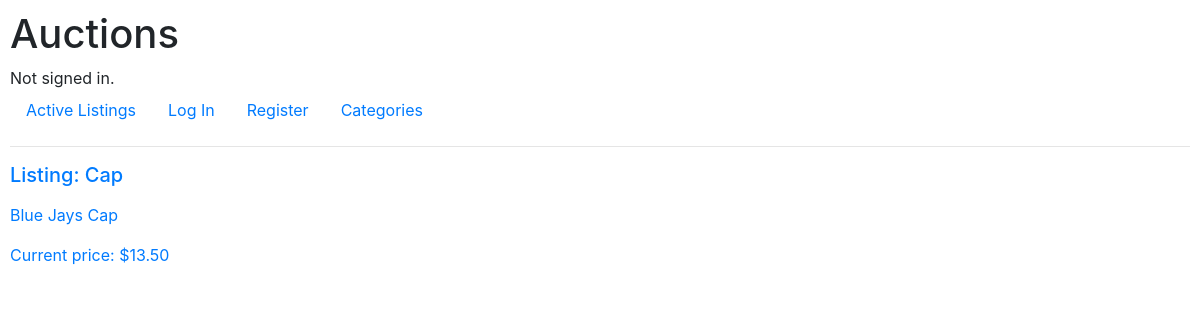
The page /categories/category/Clothing on the database as committed earlier.
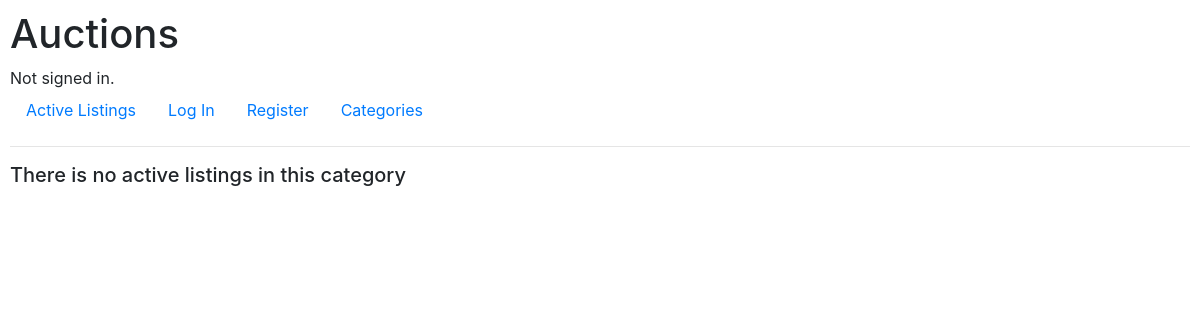
The same page on the database as committed later.
### auctions/models.py (models this page shows)
class Listing(models.Model):
    title = models.CharField(max_length=64)
    description = models.CharField(max_length = 256)
    starting_bid = models.DecimalField(max_digits=20, decimal_places=2)
    current_price = models.DecimalField(max_digits=20, decimal_places=2)
    image_url = models.URLField(null=True, blank=True) #optionally add url field
    category = models.CharField(max_length=64, choices=CATEGORIES, default=CATEGORIES[5][1])
    active = models.BooleanField(default = True) #if the listing is active, default active
    seller = models.ForeignKey(User, null=False, on_delete=models.CASCADE, related_name="listing_sold")
    buyer = models.ForeignKey(User, null=True, on_delete=models.CASCADE, related_name="listing_bought")

### auctions/views.py (the view)
# urls.py: path("categories/category/<str:category>", views.category, name="category")
def category(request, category):
    if request.method == "GET":
        listings = Listing.objects.filter(category=category, active=True)
        return render(request, "auctions/category.html", {
            "listings": listings
        })

### auctions/templates/auctions/category.html (shortened to what this page needs)
{% extends "auctions/layout.html" %}
{% block body %}
    {% for listing in listings %}
        <a href="../../listing/{{ listing.title }}">
            <div>
                <h5> Listing: {{ listing.title }} </h5>
                <p>{{ listing.description }}</p>
                <p>Current price: ${{ listing.current_price }}</p>
                <br>
            </div>
        </a>
    {% endfor %}
    {% if listings.count == 0 %}
        <h5>There is no active listings in this category</h5>
    {% endif %}
{% endblock %}

### auctions/templates/auctions/layout.html (shortened to what this page needs)
{% load static %}
<!DOCTYPE html>
<html lang="en">
    <head>
        <link rel="stylesheet" href="https://stackpath.bootstrapcdn.com/bootstrap/4.4.1/css/bootstrap.min.css">
        <link href="{% static 'auctions/styles.css' %}" rel="stylesheet">
    </head>
    <body>
        <h1>Auctions</h1>
        <div>
            {% if user.is_authenticated %}
                Signed in as <strong>{{ user.username }}</strong>.
            {% else %}
                Not signed in.
            {% endif %}
        </div>
        <ul class="nav">
            <li class="nav-item">
                <a class="nav-link" href="{% url 'index' %}">Active Listings</a>
            </li>
            {% if user.is_authenticated %}
                <li class="nav-item">
                    <a class="nav-link" href="{% url 'logout' %}">Log Out</a>
                </li>
                <li class="nav-item">
                    <a class="nav-link" href="{% url 'create_listing' %}">Create Listing</a>
                </li>
            {% else %}
                <li class="nav-item">
                    <a class="nav-link" href="{% url 'login' %}">Log In</a>
                </li>
                <li class="nav-item">
                    <a class="nav-link" href="{% url 'register' %}">Register</a>
                </li>
            {% endif %}
            <li class="nav-item">
                <a class="nav-link" href="{% url 'categories' %}">Categories</a>
            </li>
        </ul>
        <hr>
        {% block body %}
        {% endblock %}
    </body>
</html>

### auctions/static/auctions/styles.css (style rules this page uses)
body { padding: 10px; }

Rows that differ between the two databases and show on the page:
removed Listing: title "Cap", description "Blue Jays Cap", current_price "13.50"
Other text that changed with them:
text now shown: "There is no active listings in this category"
